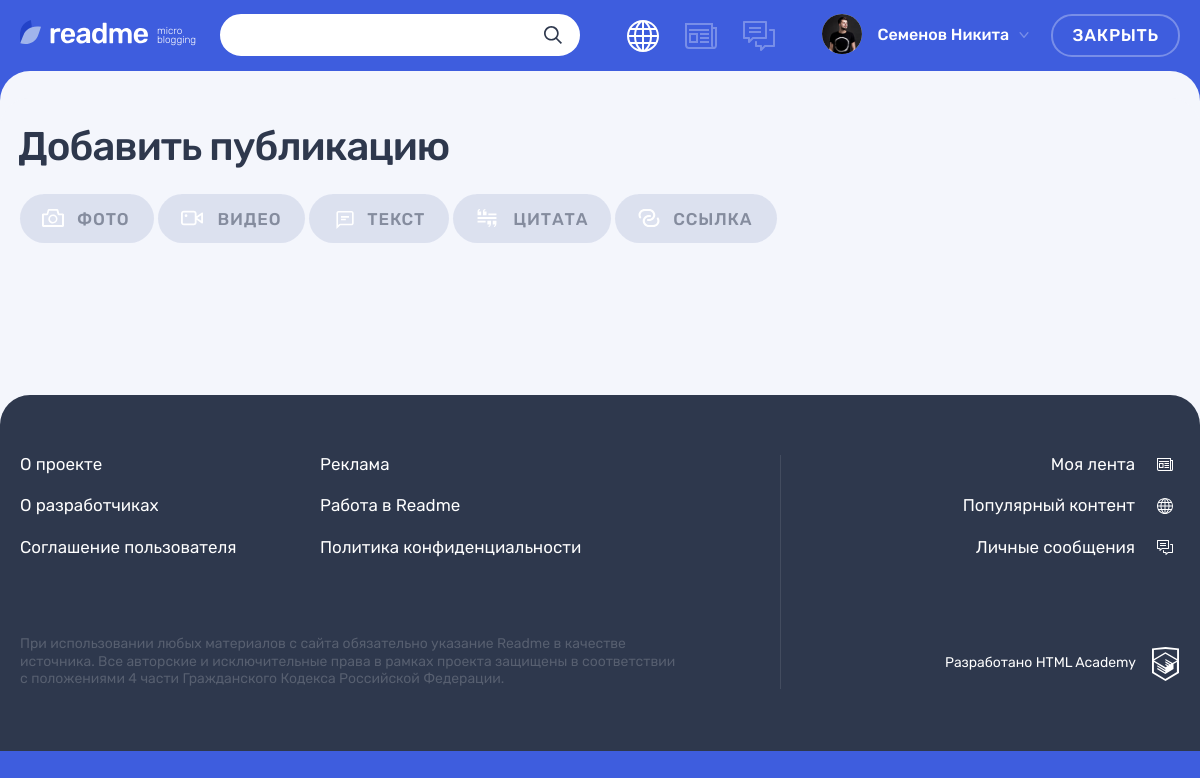
The page /add.php on the database its author committed.
### tables this page shows
CREATE TABLE content_types (
  id INT AUTO_INCREMENT PRIMARY KEY,
  type_title CHAR(8),
  class_icon CHAR(8),
  alias VARCHAR(8)
);

### helpers.php (called while the page is built, shortened)
<?php
function include_template($name, array $data = [])
{
    $name = 'templates/' . $name;
    $result = '';
    if (!is_readable($name)) {
        return $result;
    }
    extract($data);
    require $name;
    $result = ob_get_clean();
    return $result;
}

### utils.php (called while the page is built, shortened)
<?php
function get_db($sql_query): array {
    $result = mysqli_query(require 'db.php', $sql_query);
    $array = mysqli_fetch_all($result, MYSQLI_ASSOC);
    return($array);
}
function get_types_from_db(): array {
    $query = "SELECT type_title, class_icon, alias FROM content_types";
    $array = get_db($query);
    return($array);
}
function get_button_css_class($type_alias): string {
    switch ($type_alias !== '') {
        case ($type_alias === 'photo'):
            $filters__button = 'filters__button--photo';
            break;
        case ($type_alias === 'video'):
            $filters__button = 'filters__button--video';
            break;
        case ($type_alias === 'text'):
            $filters__button = 'filters__button--text';
            break;
        case ($type_alias === 'quote'):
            $filters__button = 'filters__button--quote';
            break;
        case ($type_alias === 'link'):
            $filters__button = 'filters__button--link';
            break;
    }
    return $filters__button;
}
function get_id_for_content_type($type_alias): int {
    switch ($type_alias !== '') {
        case ($type_alias === 'photo'):
            $id = 1;
            break;
        case ($type_alias === 'video'):
            $id = 2;
            break;
        case ($type_alias === 'text'):
            $id = 3;
            break;
        case ($type_alias === 'quote'):
            $id = 4;
            break;
        case ($type_alias === 'link'):
            $id = 5;
            break;
    }
    return $id;
}
function get_link_for_form_type_button($type_id): string {
    return sprintf('add.php?publication_type_id=%d',$type_id);
}

### db.php (called while the page is built, shortened)
<?php
$con = mysqli_connect("127.0.0.1", "root", "", "2025455-readme-12");
mysqli_set_charset($con, "utf8");
return $con;

### templates/add_post/page.php (the view, shortened to what this page needs)
<main class="page__main page__main--adding-post">
  <div class="page__main-section">
    <div class="container">
      <h1 class="page__title page__title--adding-post">Добавить публикацию</h1>
    </div>
    <div class="adding-post container">
      <div class="adding-post__tabs-wrapper tabs">
        <div class="adding-post__tabs filters">
          <ul class="adding-post__tabs-list filters__list tabs__list">
            <?php foreach ($types as $type):
            $id = get_id_for_content_type($type['alias'])?>
            <li class="adding-post__tabs-item filters__item">
              <a class="adding-post__tabs-link filters__button <?=get_button_css_class($type['alias'])?> <?=($publication_type_id == $id) ? 'filters__button--active' : ''?> tabs__item <?=($publication_type_id == $id) ? 'tabs__item--active' : ''?> button" href="<?=get_link_for_form_type_button($id)?>">
                <svg class="filters__icon" width="22" height="18">
                  <use xlink:href="<?=get_button_icon_url($type['alias'])?>"></use>
                </svg>
                <span><?=$type['type_title']?></span>
              </a>
            </li>
              <?php endforeach; ?>
          </ul>
        </div>
      </div>
    </div>
  </div>
</main>

### rows shown on the page
content_types: type_title "ФОТО"
content_types: type_title "ВИДЕО"
content_types: type_title "ТЕКСТ"
content_types: type_title "ЦИТАТА"
content_types: type_title "ССЫЛКА"

### other values the page prints
$user_name "Семенов Никита"
